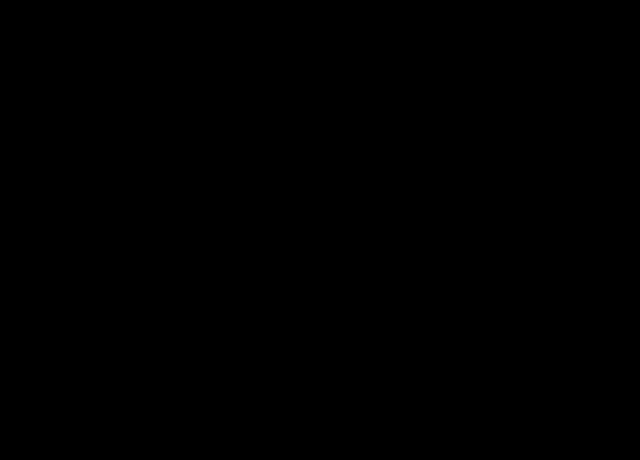
Frame 1 (no input)
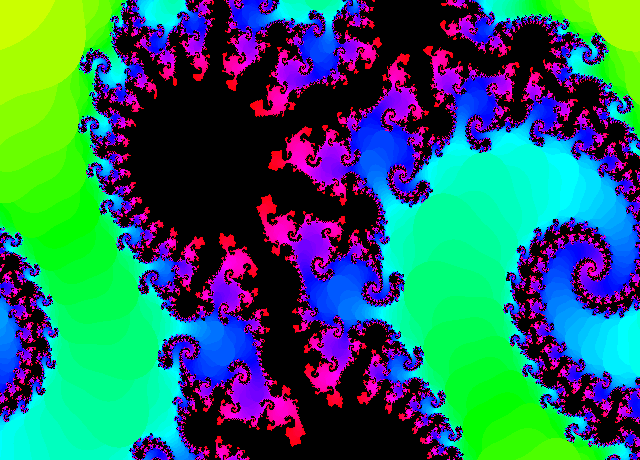
Frame 60 (the mouse pressed at the canvas centre just before this capture)
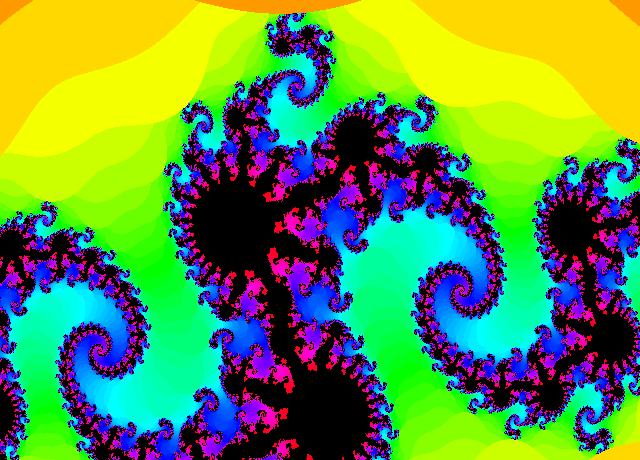
Frame 120 (the mouse held since frame 60 and released just before this capture)

The Processing sketch that drew these frames (run headless with seeded random() and noise(); from frame 60 on, the mouse is pressed at the canvas centre):

// Processing sketch: Mandelbrot1
// ── Mandelbrot1.pde
float angle = 0;

void setup()
{
  size(640,460);
  colorMode(HSB,1);
  
}



void draw()
{
  float w = 5*sin(angle);
  float h = (w*height)/width;
  //float ca = map(mouseX,0,width,-1,1);//0.70176;
  //float cb = map(mouseY,0,height,-1,1);//0.3842;
  float ca = -0.8;//cos(angle);
  float cb = 0.156;//sin(angle);
  angle+=0.05;
  
  float xmin = -w/2;
  float ymin = -h/2;
  
  loadPixels();
  
  int maxiterations = 100;
  float xmax = ymin + w;
  float ymax = ymin + h;
  
  float dx = (xmax - xmin)/(width);
  float dy = (ymax - ymin)/(height);
  float y = xmin;
  
  for(int j = 0; j < height; j++)
  {
    float x = xmin;
    for(int i = 0; i < width; i++)
    {
      float a = x;
      float b = y;
      int n = 0;
      
      while(n < maxiterations)
      {
        float aa = a * a;
        float bb = b * b;
        float twoab = 2.0 * a * b;
        
        
        a = aa - bb + ca;
        b = twoab + cb;
        
        if(aa * aa + bb*bb > 4.0)
        {
          break;
          
        }
        
        n++; 
      }
      
      
      if( n == maxiterations)
      {
        pixels[i + j*width] = color(0);
      }
      else
      {
        float hs = sqrt(float(n) / maxiterations);
        pixels[i + j * width] = color(hs,155,255);
      }
      
      x += dx;
    }
    
    y +=dy;
  }
  updatePixels();
  
  
}
